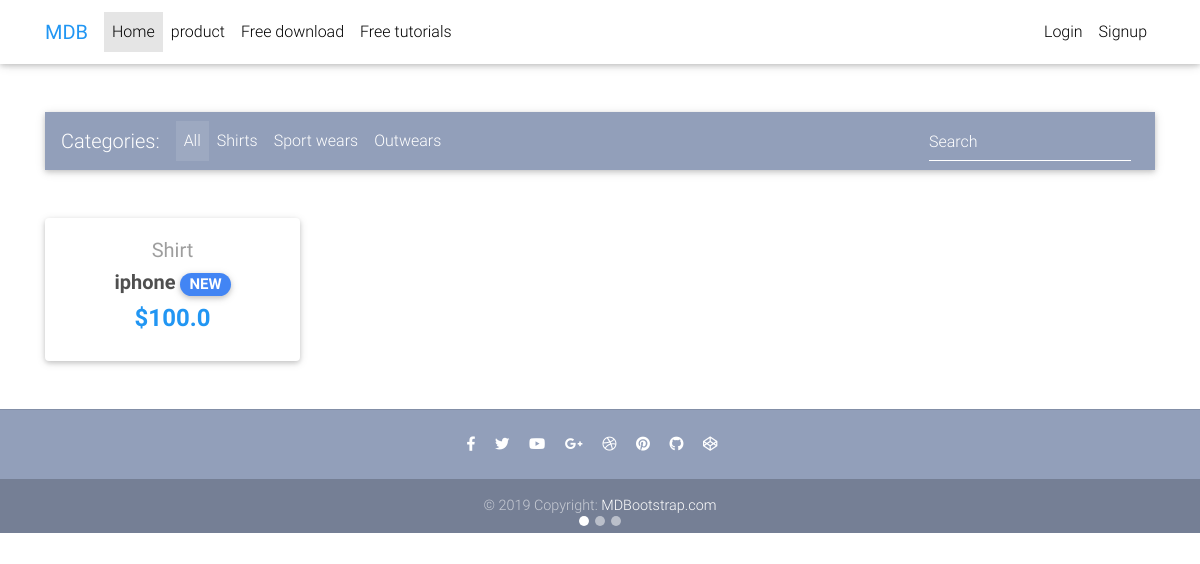
The app's page /, older data.
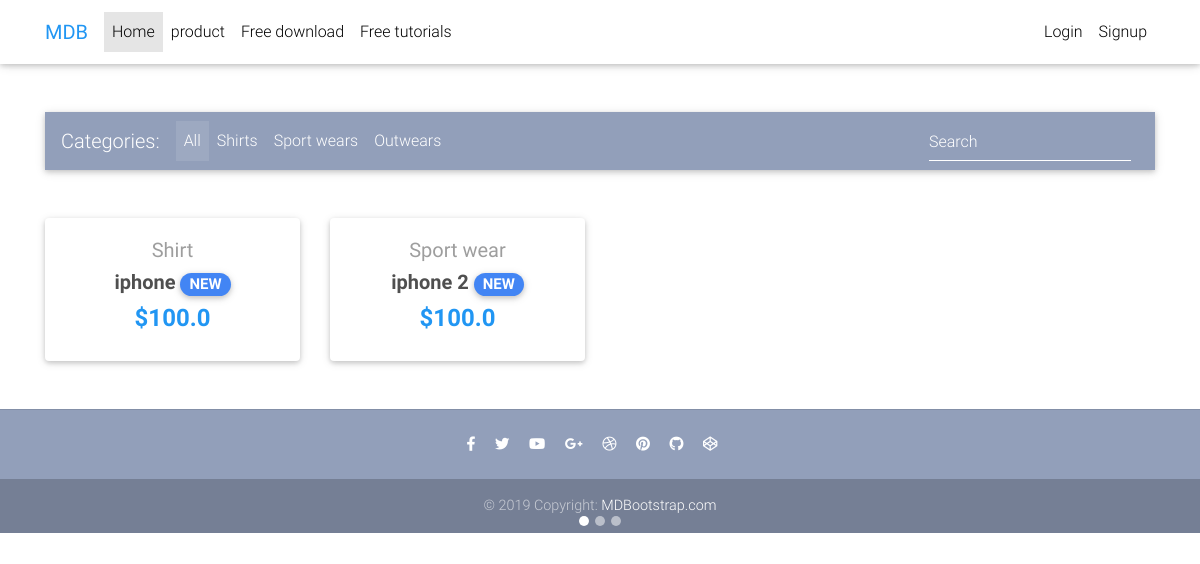
The same page, newer data.
### core/models.py (models this page shows, shortened)
class Item(models.Model):
    title = models.CharField(max_length=100)
    price = models.FloatField()
    discount_price = models.FloatField(blank=True, null=True)
    category = models.CharField(choices = CATEGORY_CHOICES, max_length=2)
    label = models.CharField(choices = LABEL_CHOICES, max_length=1)
    slug = models.SlugField()
    description = models.TextField()
    def get_absolute_url(self):
        return reverse("core:product", kwargs={
            'slug': self.slug
        })

### core/views.py (the view)
# urls.py: path('', HomeView.as_view(), name='home'),
class HomeView(ListView):
    model = Item
    paginate_by = 10
    template_name = "home-page.html"

### core/templates/home-page.html (shortened to what this page needs)
{% extends 'base.html' %}
{% block content %}
{% load cart_template_tags %}
  <nav class="navbar fixed-top navbar-expand-lg navbar-light white scrolling-navbar">
    <div class="container">
      <a class="navbar-brand waves-effect" href="https://mdbootstrap.com/docs/jquery/" target="_blank">
        <strong class="blue-text">MDB</strong>
      </a>
      <div class="collapse navbar-collapse" id="navbarSupportedContent">
        <ul class="navbar-nav mr-auto">
          <li class="nav-item active">
            <a class="nav-link waves-effect" href="#">Home
            </a>
          </li>
          <li class="nav-item">
            <a class="nav-link waves-effect" href="templates/product-page.html" target="_blank">product</a>
          </li>
          <li class="nav-item">
            <a class="nav-link waves-effect" href="https://mdbootstrap.com/docs/jquery/getting-started/download/"
              target="_blank">Free download</a>
          </li>
          <li class="nav-item">
            <a class="nav-link waves-effect" href="https://mdbootstrap.com/education/bootstrap/" target="_blank">Free
              tutorials</a>
          </li>
        </ul>
        <ul class="navbar-nav nav-flex-icons">
          {% if request.user.is_authenticated %}
          <li class="nav-item">
            <a class="nav-link waves-effect">
              <span class="badge red z-depth-1 mr-1"> {{ request.user|cart_item_count }} </span>
              <i class="fas fa-shopping-cart"></i>
              <span class="clearfix d-none d-sm-inline-block"> Cart </span>
            </a>
          </li>
          <li class="nav-item">
            <a href="{% url 'account_logout' %}" class="nav-link waves-effect">
              <span class="clearfix d-none d-sm-inline-block"> Logout </span>
            </a>
          </li>
          {% else %}
          <li class="nav-item">
            <a href="{% url 'account_login' %}" class="nav-link waves-effect">
              <span class="clearfix d-none d-sm-inline-block"> Login </span>
            </a>
          </li>
          <li class="nav-item">
            <a href="{% url 'account_signup' %}" class="nav-link waves-effect">
              <span class="clearfix d-none d-sm-inline-block"> Signup </span>
            </a>
          </li>
          {% endif %}
        </ul>
      </div>
    </div>
  </nav>
  <div id="carousel-example-1z" class="carousel slide carousel-fade pt-4" data-ride="carousel">
    <ol class="carousel-indicators">
      <li data-target="#carousel-example-1z" data-slide-to="0" class="active"></li>
      <li data-target="#carousel-example-1z" data-slide-to="1"></li>
      <li data-target="#carousel-example-1z" data-slide-to="2"></li>
    </ol>
  <main>
    <div class="container">
      <nav class="navbar navbar-expand-lg navbar-dark mdb-color lighten-3 mt-3 mb-5">
        <span class="navbar-brand">Categories:</span>
        <div class="collapse navbar-collapse" id="basicExampleNav">
          <ul class="navbar-nav mr-auto">
            <li class="nav-item active">
              <a class="nav-link" href="#">All
              </a>
            </li>
            <li class="nav-item">
              <a class="nav-link" href="#">Shirts</a>
            </li>
            <li class="nav-item">
              <a class="nav-link" href="#">Sport wears</a>
            </li>
            <li class="nav-item">
              <a class="nav-link" href="#">Outwears</a>
            </li>
          </ul>
          <form class="form-inline">
            <div class="md-form my-0">
              <input class="form-control mr-sm-2" type="text" placeholder="Search" aria-label="Search">
            </div>
          </form>
        </div>
      </nav>
      <section class="text-center mb-4">
        <div class="row wow fadeIn">
          {% for item in object_list %}
          <div class="col-lg-3 col-md-6 mb-4">
            <div class="card">
              <div class="card-body text-center">
                <a href="" class="grey-text">
                  <h5>{{ item.get_category_display }}</h5>
                </a>
                <h5>
                  <strong>
                    <a href="{{ item.get_absolute_url }}" class="dark-grey-text">{{ item.title }}
                      <span class="badge badge-pill {{ item.get_label_display }}-color">NEW</span>
                    </a>
                  </strong>
                </h5>
                <h4 class="font-weight-bold blue-text">
                  <strong>
                    {% if item.discount_price %}
                      ${{ item.discount_price }}
                    {% else %}
                      ${{item.price}}
                    {% endif %}
                  </strong>
                </h4>
              </div>
            </div>
          </div>
          {% endfor %}
        </div>
    </div>
  </main>
  <footer class="page-footer text-center font-small mt-4 wow fadeIn">
    <hr class="my-4">
    <div class="pb-4">
      <a href="https://www.facebook.com/mdbootstrap" target="_blank">
        <i class="fab fa-facebook-f mr-3"></i>
      </a>
      <a href="https://twitter.com/MDBootstrap" target="_blank">
        <i class="fab fa-twitter mr-3"></i>
      </a>
      <a href="https://www.youtube.com/watch?v=7MUISDJ5ZZ4" target="_blank">
        <i class="fab fa-youtube mr-3"></i>
      </a>
      <a href="https://plus.google.com/u/0/b/107863090883699620484" target="_blank">
        <i class="fab fa-google-plus-g mr-3"></i>
      </a>
      <a href="https://dribbble.com/mdbootstrap" target="_blank">
        <i class="fab fa-dribbble mr-3"></i>
      </a>
      <a href="https://pinterest.com/mdbootstrap" target="_blank">
        <i class="fab fa-pinterest mr-3"></i>
      </a>
      <a href="https://github.com/mdbootstrap/bootstrap-material-design" target="_blank">
        <i class="fab fa-github mr-3"></i>
      </a>
      <a href="http://codepen.io/mdbootstrap/" target="_blank">
        <i class="fab fa-codepen mr-3"></i>
      </a>
    </div>
    <div class="footer-copyright py-3">
      © 2019 Copyright:
      <a href="https://mdbootstrap.com/education/bootstrap/" target="_blank"> MDBootstrap.com </a>
    </div>
  </footer>
  {% endblock content %}

### core/templates/base.html (shortened to what this page needs)
{% load static %}
<!DOCTYPE html>
<html lang="en">
<head>
    <link rel="stylesheet" href="https://use.fontawesome.com/releases/v5.11.2/css/all.css">
    <link href="{% static 'css/bootstrap.min.css' %}" rel="stylesheet">
    <link href="{% static 'css/mdb.min.css' %}" rel="stylesheet">
    <link href="{% static 'css/style.min.css' %}" rel="stylesheet">
</head>
<body>
    <div class="mt-5 pt-4">
    </div>
    {% block content %}
    {% endblock content %}
</body>
</html>

### core/templates/base.html (style rules this page uses)
html, body, header, .carousel { height: 60vh; }

Row changes from the older to the newer data that the page shows:
added Item: category "Sport wear", title "iphone 2", discount_price "100.0"
